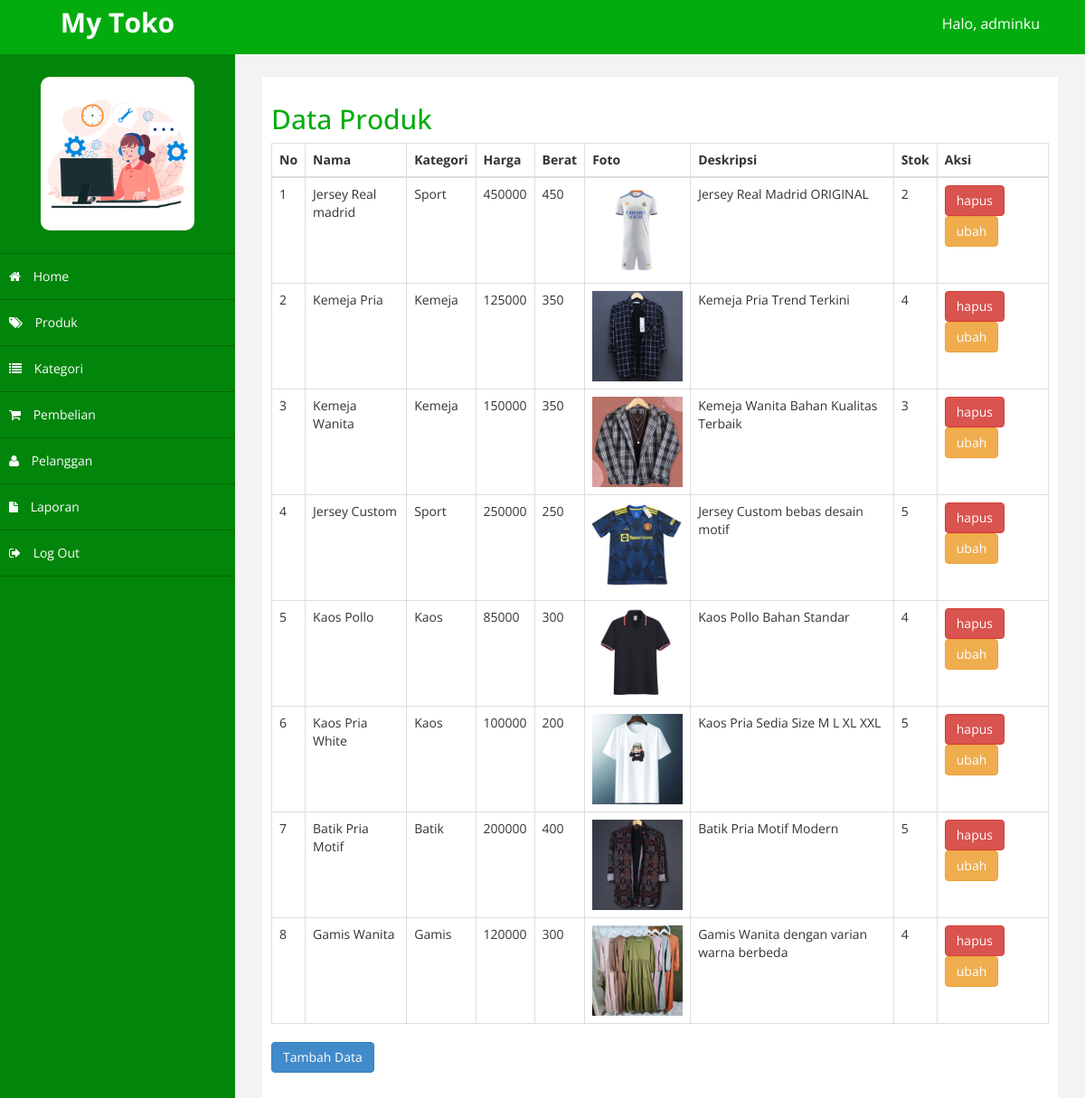
Screenshot of /admin/index.php?halaman=produk (signed in) with the database file from the repository.
### tables this page shows
CREATE TABLE `produk` (
  `id_produk` int(11) NOT NULL,
  `id_kategori` int(11) NOT NULL,
  `nama_produk` varchar(100) NOT NULL,
  `harga_produk` int(11) NOT NULL,
  `berat_produk` int(11) NOT NULL,
  `foto_produk` varchar(100) NOT NULL,
  `deskripsi_produk` text NOT NULL,
  `stok_produk` int(11) NOT NULL
);

CREATE TABLE `kategori` (
  `id_kategori` int(11) NOT NULL,
  `nama_kategori` varchar(100) NOT NULL
);

### admin/produk.php (the view, shortened to what this page needs)
<?php
include '../koneksi.php';
?>
<h2>Data Produk</h2>
<table class="table table-bordered">
    <thead>
        <tr>
            <th>No</th>
            <th>Nama</th>
            <th>Kategori</th>
            <th>Harga</th>
            <th>Berat</th>
            <th>Foto</th>
            <th>Deskripsi</th>
            <th>Stok</th>
            <th>Aksi</th>
        </tr>
    </thead>
    <tbody>
        <?php $nomor = 1; ?>
        <?php $ambil = $koneksi->query("SELECT * FROM produk LEFT JOIN kategori ON produk.id_kategori = kategori.id_kategori"); ?>
        <?php while ($pecah = $ambil->fetch_assoc()) { ?>
            <tr>
                <td><?= $nomor; ?></td>
                <td><?= $pecah['nama_produk']; ?></td>
                <td><?= $pecah['nama_kategori']; ?></td>
                <td><?= $pecah['harga_produk']; ?></td>
                <td><?= $pecah['berat_produk']; ?></td>
                <td>
                    <img src="../foto_produk/<?= $pecah['foto_produk']; ?>" width="100px">
                </td>
                <td><?= $pecah['deskripsi_produk']; ?></td>
                <td><?= $pecah['stok_produk']; ?></td>
                <td>
                    <a href="index.php?halaman=hapusproduk&id=<?= $pecah['id_produk']; ?>" class="btn btn-danger">hapus</a>
                    <a href="index.php?halaman=ubahproduk&id=<?= $pecah['id_produk']; ?>" class="btn btn-warning">ubah</a>
                </td>
            </tr>
            <?php $nomor++; ?>
        <?php } ?>
    </tbody>
</table>
<a href="index.php?halaman=tambahproduk" class="btn btn-primary">Tambah Data</a>

### admin/assets/css/custom.css (style rules this page uses)
body { font-family: 'Open Sans', sans-serif; }
h2 { color: rgb(3, 172, 14); ; }

### rows the page displays
produk: nama_produk "Jersey Real madrid", id_kategori.nama_kategori "Sport", harga_produk "450000", berat_produk "450", foto_produk (picture), deskripsi_produk "Jersey Real Madrid ORIGINAL", stok_produk "2"
produk: nama_produk "Kemeja Pria", id_kategori.nama_kategori "Kemeja", harga_produk "125000", berat_produk "350", foto_produk (picture), deskripsi_produk "Kemeja Pria Trend Terkini", stok_produk "4"
produk: nama_produk "Kemeja Wanita", id_kategori.nama_kategori "Kemeja", harga_produk "150000", berat_produk "350", foto_produk (picture), deskripsi_produk "Kemeja Wanita Bahan Kualitas Terbaik", stok_produk "3"
produk: nama_produk "Jersey Custom", id_kategori.nama_kategori "Sport", harga_produk "250000", berat_produk "250", foto_produk (picture), deskripsi_produk "Jersey Custom bebas desain motif", stok_produk "5"
produk: nama_produk "Kaos Pollo", id_kategori.nama_kategori "Kaos", harga_produk "85000", berat_produk "300", foto_produk (picture), deskripsi_produk "Kaos Pollo Bahan Standar", stok_produk "4"
produk: nama_produk "Kaos Pria White", id_kategori.nama_kategori "Kaos", harga_produk "100000", berat_produk "200", foto_produk (picture), deskripsi_produk "Kaos Pria Sedia Size M L XL XXL", stok_produk "5"
produk: nama_produk "Batik Pria Motif", id_kategori.nama_kategori "Batik", harga_produk "200000", berat_produk "400", foto_produk (picture), deskripsi_produk "Batik Pria Motif Modern", stok_produk "5"
produk: nama_produk "Gamis Wanita", id_kategori.nama_kategori "Gamis", harga_produk "120000", berat_produk "300", foto_produk (picture), deskripsi_produk "Gamis Wanita dengan varian warna berbeda", stok_produk "4"

### other values shown
$_SESSION['admin']['nama_lengkap'] "adminku"
